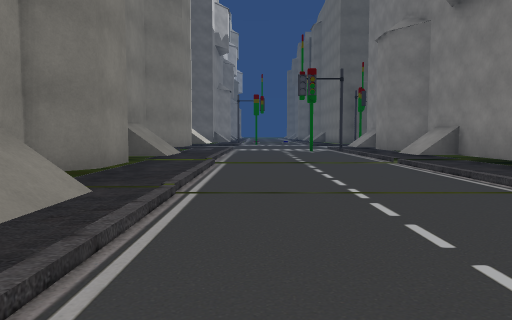
View 1 (above)

24 first-person views from a walk through a 3-D level made in the Unity game engine. The camera is 1.3 m above the floor, tilts 4° down and sees 70° across. The floor is counted in squares, 2 m on a side. Each view is taken from the middle of a square. On the plan, view 1 faces up. The plan holds only what a view shows up to about 11 squares ahead; the rest is blank. The place goes on beyond the plan. The player character is not drawn. Some surface patterns are stand-ins.

View 2
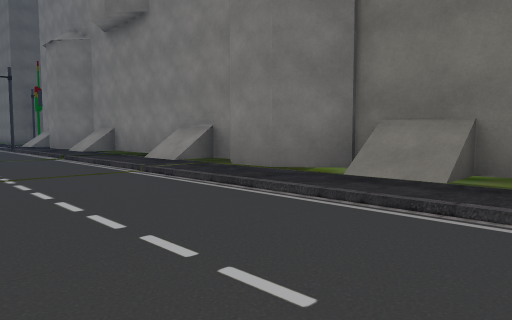

View 3
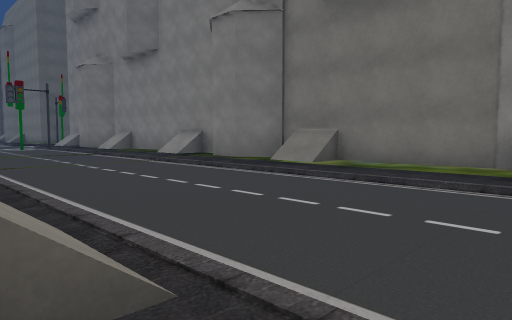

View 4
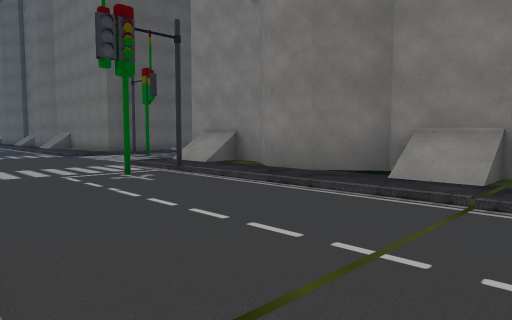

View 5
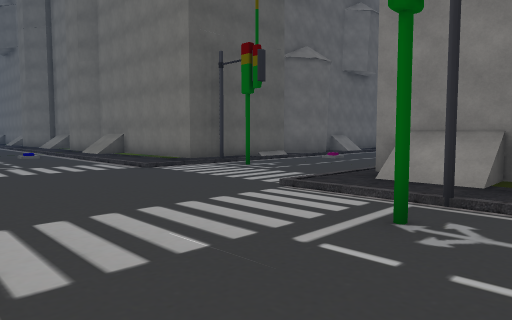

View 6
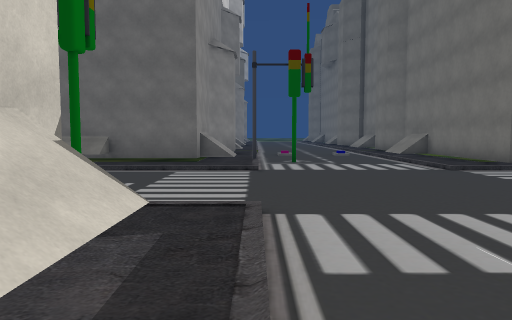

View 7
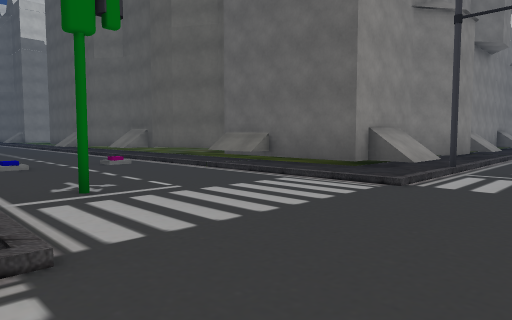

View 8
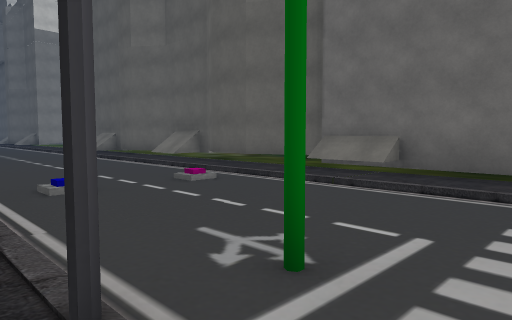

View 9
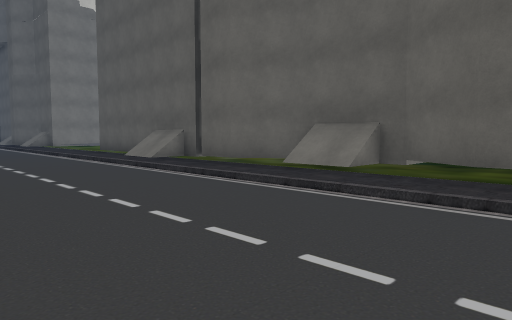

View 10
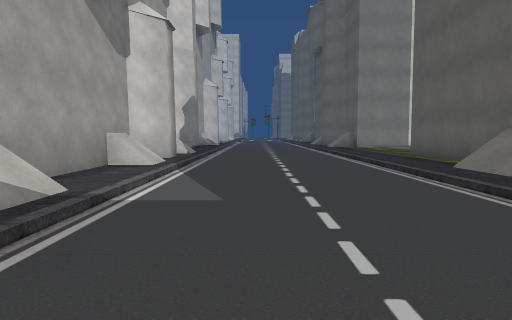

View 11
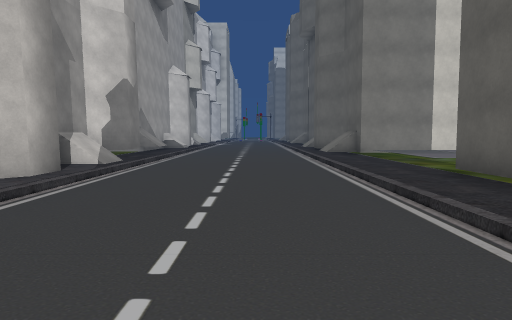

View 12
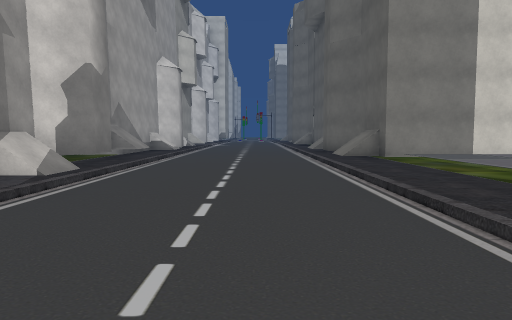

View 13
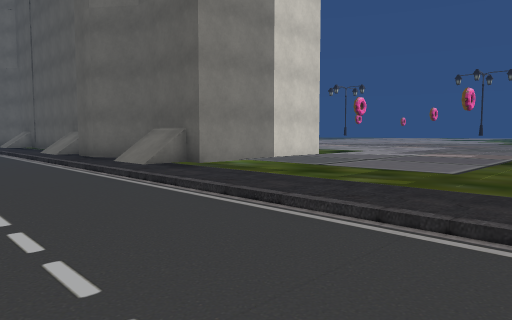

View 14
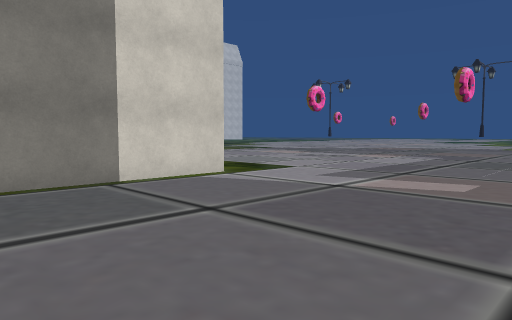

View 15
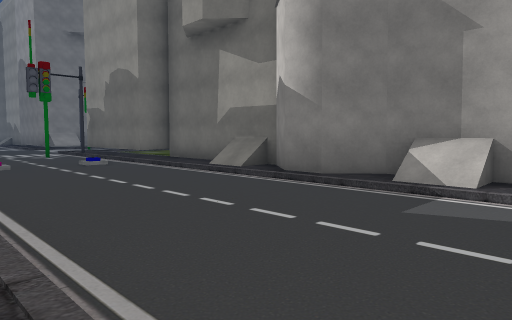

View 16
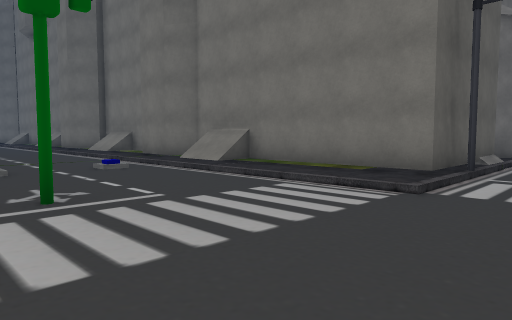

View 17
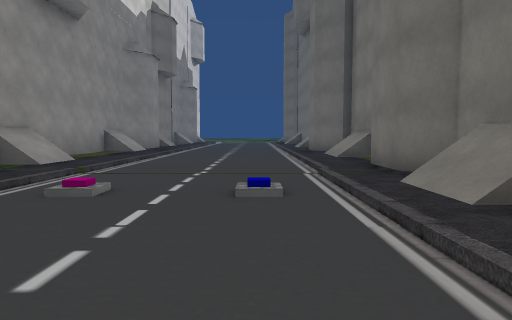

View 18
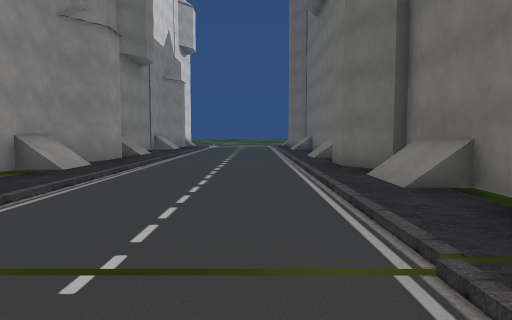

View 19
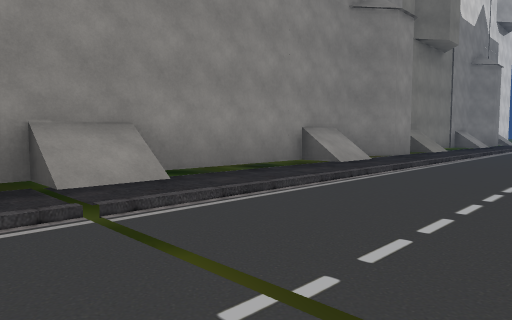

View 20
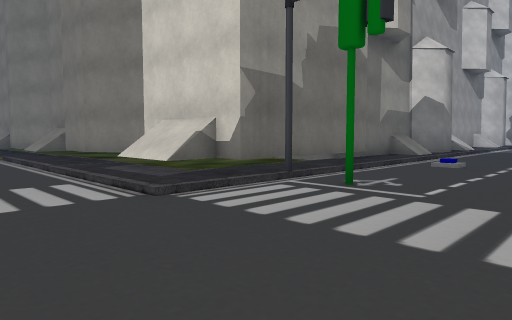

View 21
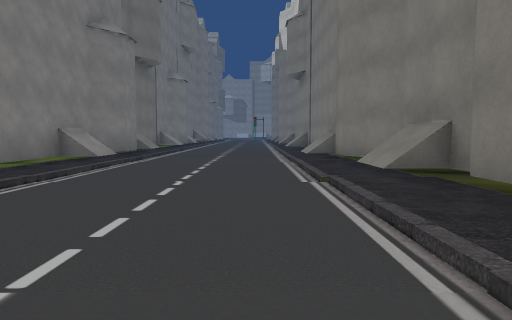

View 22
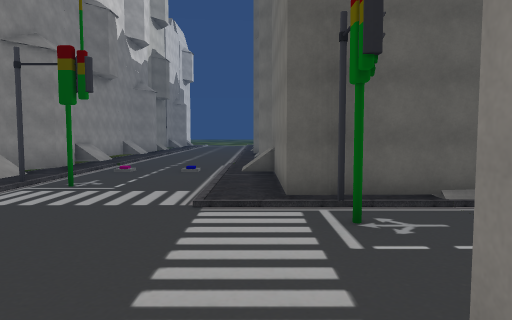

View 23
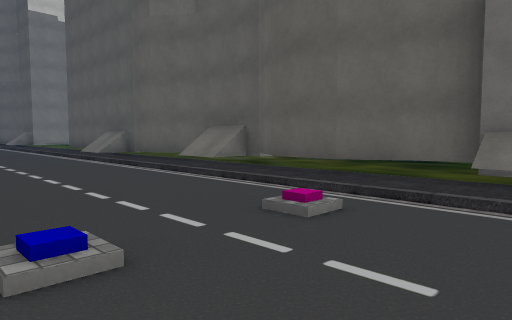

View 24
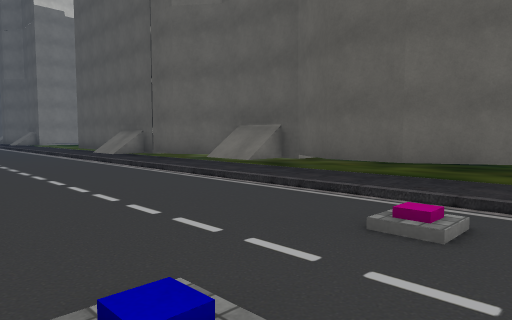

### Floor plan
Key: @ floor where view 1 was taken; # wall or solid block; . main floor; : floor 0.25 m higher than the main floor; + floor 0.5 m higher than the main floor; - floor 0.5 m lower than the main floor; / step, stairs or slope; ^ raised ledge; O other object.
Columns run from 29 left of view 1 to 7 right of it. Each row starts with its distance up from view 1.
 36                            :/...//
 35                            #/.../:
 34                           ^O/.../O
 33     +++                   ^O/.../#
 32    ++++                   #//.../:#
 31   +++++                   #:/...//#
 30  ++++++                   ^:/...//#
 29 ++++++++            --    ^:/.../:O
 28 ++++++++         -----    ^//.../:
 27  +++++++        ------    #O/...//
 26   ++++++        ------     #/.../:O
 25   --/+++/                  #//.///#
 24    #-+++/                 ^#/...//^
 23    #-+++/                 ^O/.../:^
 22   ##-+++/             ^#  ^O/#../:^
 21  ##O/////####O##O//###:OO##:/.../:#
 20 :://////:::://::::/:::::::::/.../:OOO
 19 ....................../..............
 18  ....................................
 17  .........................#..........
 16  ....................................
 15  :/::://:O//:://:::/:::####:/.../:::
 14  O#O ##############O####  #//...//#
 13           O               #//..#/O^
 12                           #:/.../#^
 11                           ##/.../#
 10                  OO       ##/.../##
  9                           #:/...//#
  8                           #//////O^
  7                           #//.../:^
  6                           #:/.../:^
  5                           ##/.../:#
  4                            O/...//^
  3                            //.../:^
  2                            //.../#
  1                             /.../O#
  0                             /@..//#
 -1                             /...//#
 -2                             /.../:#
 -3                             /.../:#
 -4                            O/.../OO
 -5                            :/..

Where each view was taken, in squares from view 1:
view 1: 0 up, 0 right, facing up
view 2: 2 down, 0 right, facing up-right
view 3: 5 down, 2 left, facing up-right
view 4: 7 up, 1 left, facing up-right
view 5: 12 up, 1 left, facing up-right
view 6: 12 up, 1 left, facing up
view 7: 15 up, 1 right, facing up-left
view 8: 15 up, 2 left, facing up-left
view 9: 16 up, 8 left, facing up-left
view 10: 17 up, 11 left, facing left
view 11: 18 up, 15 left, facing left
view 12: 18 up, 17 left, facing left
view 13: 17 up, 20 left, facing up-left
view 14: 21 up, 21 left, facing up-left
view 15: 20 up, 16 left, facing down-right
view 16: 18 up, 1 left, facing up-right
view 17: 21 up, 2 right, facing up
view 18: 25 up, 2 right, facing up
view 19: 26 up, 2 right, facing up-left
view 20: 19 up, 1 right, facing down-left
view 21: 13 up, 0 right, facing down
view 22: 14 up, 4 right, facing up
view 23: 16 up, 5 left, facing up-left
view 24: 16 up, 6 left, facing up-left
